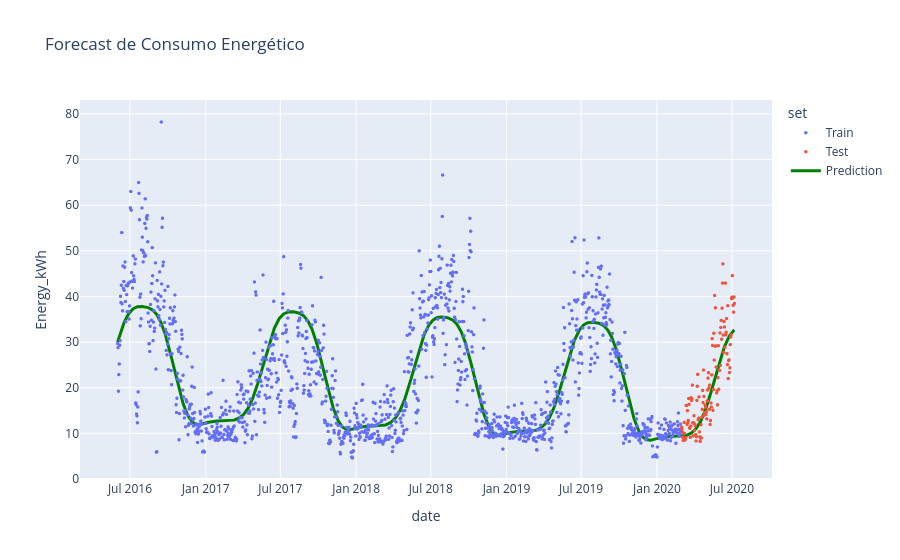

The code cell stored with this chart in its notebook:
### Code cell
# plot seasonal
fig = px.scatter(df, x=df.date, y=target, title='Forecast de Consumo Energético', color='set')
fig.add_scatter(x=df.date, y=y_pred, mode='lines', name='Prediction', line=dict(color='green', width=3))
fig.update_traces(marker=dict(size=3.5))
fig.show()

### Figure 1 — Plotly figure (JSON) as saved in the notebook; plotly's stock layout.template omitted (floating-point values rounded to 4 significant figures; data arrays with more than 128 entries replaced by an {"elided": "..."} marker saying what was removed)
{"data": [{"hovertemplate": "set=Train<br>date=%{x}<br>Energy_kWh=%{y}<extra></extra>", "legendgroup": "Train", "marker": {"color": "#636efa", "size": 3.5, "symbol": "circle"}, "mode": "markers", "name": "Train", "showlegend": true, "type": "scattergl", "x": {"elided": "1369 str values"}, "xaxis": "x", "y": {"elided": "1369 float values"}, "yaxis": "y"}, {"hovertemplate": "set=Test<br>date=%{x}<br>Energy_kWh=%{y}<extra></extra>", "legendgroup": "Test", "marker": {"color": "#EF553B", "size": 3.5, "symbol": "circle"}, "mode": "markers", "name": "Test", "showlegend": true, "type": "scattergl", "x": {"elided": "129 str values"}, "xaxis": "x", "y": {"elided": "129 float values"}, "yaxis": "y"}, {"line": {"color": "green", "width": 3}, "marker": {"size": 3.5}, "mode": "lines", "name": "Prediction", "type": "scatter", "x": {"elided": "1498 str values"}, "y": {"elided": "1498 float values"}}], "layout": {"legend": {"title": {"text": "set"}, "tracegroupgap": 0}, "title": {"text": "Forecast de Consumo Energético"}, "xaxis": {"anchor": "y", "domain": [0, 1], "title": {"text": "date"}}, "yaxis": {"anchor": "x", "domain": [0, 1], "title": {"text": "Energy_kWh"}}}}
